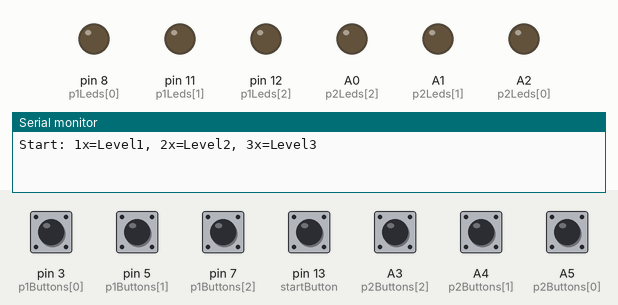
A sketch run on a simulated Arduino Uno, built with avr-gcc and run on an emulated ATmega328P. Shown: output pins drawn as LEDs (lit = HIGH), the last lines printed to the serial monitor. Dashed ring = blinking. Inputs (shaded band) come from the test bench; at power-on: A3 (p2Buttons[2]), A4 (p2Buttons[1]), A5 (p2Buttons[0]), pin 3 (p1Buttons[0]), pin 5 (p1Buttons[1]), pin 7 (p1Buttons[2]), pin 13 (startButton) HIGH. Random numbers use the default seed unless the sketch sets one.

Above: at 1.2 s.
1.3 s: pin 13 (startButton) pulled LOW for 0.15 s
At 4.25 s:
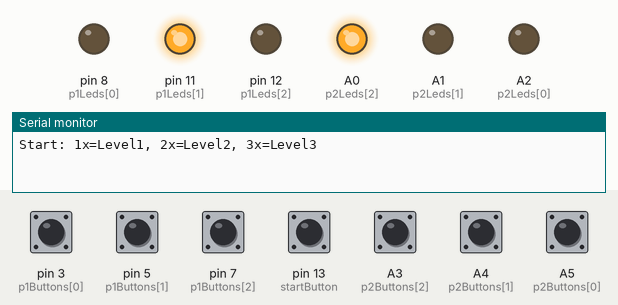
4.4 s: pin 3 (p1Buttons[0]) pulled LOW for 0.15 s
At 4.9 s:
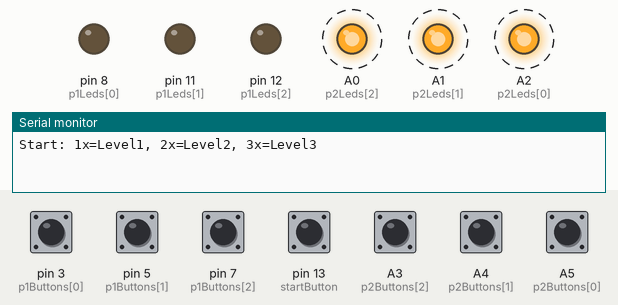
7.4 s: pin 13 (startButton) pulled LOW for 1 s
At 10.7 s:
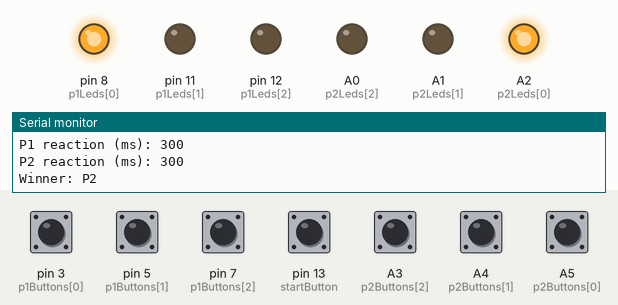
11.4 s: A3 (p2Buttons[2]) pulled LOW for 0.15 s
At 11.9 s:
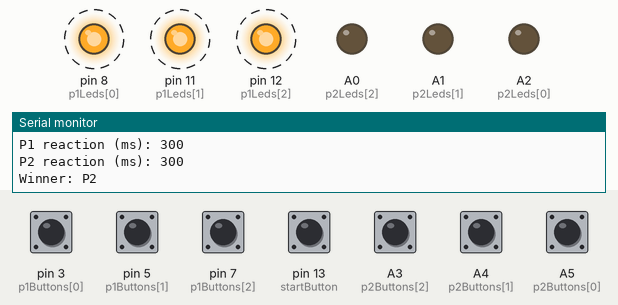
14.4 s: pin 13 (startButton) pulled LOW for 0.15 s
At 17.3 s:
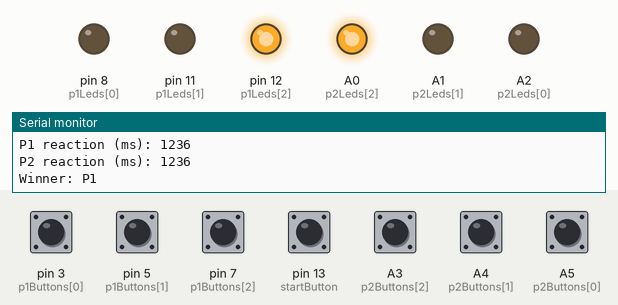
17.5 s: pin 3 (p1Buttons[0]) pulled LOW for 1 s
At 17.6 s:
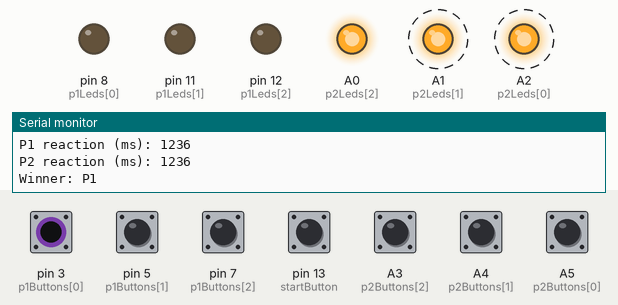
Timing chart, 0 to 20.5 s (numbered marks = the images above; inputs shaded):
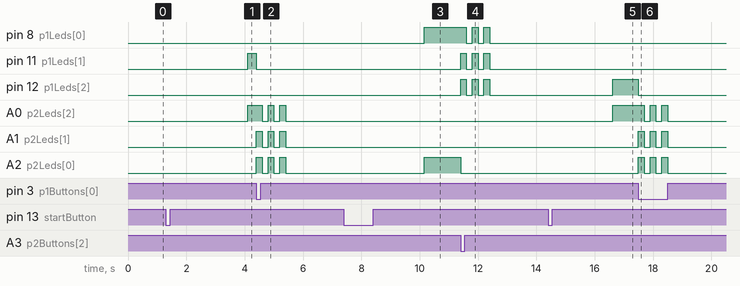

Measured:
- after the input at 1.3 s, pin 11 (p1Leds[1]), A0 (p2Leds[2]): LOW → HIGH after 2.8 s
- after the input at 4.4 s, pin 11 (p1Leds[1]): HIGH → LOW at once; A0 (p2Leds[2]): alternates HIGH for 0.20 s and LOW for 0.20 s, 5 changes in all, then stays LOW, starting after 0.20 s; A1 (p2Leds[1]), A2 (p2Leds[0]): alternates HIGH for 0.20 s and LOW for 0.20 s, 6 changes in all, then stays LOW, starting at once
- after the input at 7.4 s, pin 8 (p1Leds[0]), A2 (p2Leds[0]): LOW → HIGH after 2.8 s
- after the input at 11.4 s, pin 8 (p1Leds[0]): alternates HIGH for 0.20 s and LOW for 0.20 s, 5 changes in all, then stays LOW, starting after 0.20 s; pin 11 (p1Leds[1]), pin 12 (p1Leds[2]): alternates HIGH for 0.20 s and LOW for 0.20 s, 6 changes in all, then stays LOW, starting at once; A2 (p2Leds[0]): HIGH → LOW at once
- after the input at 14.4 s, pin 12 (p1Leds[2]), A0 (p2Leds[2]): LOW → HIGH after 2.2 s
- after the input at 17.5 s, pin 12 (p1Leds[2]): HIGH → LOW at once; A0 (p2Leds[2]): alternates HIGH for 0.20 s and LOW for 0.20 s, 5 changes in all, then stays LOW, starting after 0.20 s; A1 (p2Leds[1]), A2 (p2Leds[0]): alternates HIGH for 0.20 s and LOW for 0.20 s, 6 changes in all, then stays LOW, starting at once

The sketch:

game_code.ino
```cpp
int p1Buttons[3] = {3, 5, 7};
int p1Leds[3]    = {8, 11, 12};

int p2Buttons[3] = {A5, A4, A3};
int p2Leds[3]    = {A2, A1, A0};

int startButton = 13;

bool gameRunning = false;
int currentLevel = 0;

int p1Target = 0;
int p2Target = 0;

const int seqLenL2 = 4;
const int seqLenL3 = 8;
int seqArr[seqLenL3];
int activeSeqLen = 0;

int p1Idx = 0;
int p2Idx = 0;

unsigned long roundStart = 0;
unsigned long p1Finish = 0;
unsigned long p2Finish = 0;

int pressCount = 0;
unsigned long firstPressTime = 0;
const unsigned long pressWindowMs = 650;

void allOff() {
  for (int i = 0; i < 3; i++) {
    digitalWrite(p1Leds[i], LOW);
    digitalWrite(p2Leds[i], LOW);
  }
}

void blinkWinner(int player) {
  for (int k = 0; k < 3; k++) {
    if (player == 1) {
      digitalWrite(p1Leds[0], HIGH);
      digitalWrite(p1Leds[1], HIGH);
      digitalWrite(p1Leds[2], HIGH);
    } else if (player == 2) {
      digitalWrite(p2Leds[0], HIGH);
      digitalWrite(p2Leds[1], HIGH);
      digitalWrite(p2Leds[2], HIGH);
    } else {
      digitalWrite(p1Leds[0], HIGH);
      digitalWrite(p1Leds[1], HIGH);
      digitalWrite(p1Leds[2], HIGH);
      digitalWrite(p2Leds[0], HIGH);
      digitalWrite(p2Leds[1], HIGH);
      digitalWrite(p2Leds[2], HIGH);
    }
    delay(200);
    allOff();
    delay(200);
  }
}

void waitRelease(int pin) {
  while (digitalRead(pin) == LOW) {}
  delay(15);
}

int pressedIndex3(int pinA, int pinB, int pinC) {
  if (digitalRead(pinA) == LOW) return 0;
  if (digitalRead(pinB) == LOW) return 1;
  if (digitalRead(pinC) == LOW) return 2;
  return -1;
}

void showSequence() {
  allOff();
  delay(250);
  for (int i = 0; i < activeSeqLen; i++) {
    int idx = seqArr[i];
    digitalWrite(p1Leds[idx], HIGH);
    digitalWrite(p2Leds[idx], HIGH);
    delay(250);
    allOff();
    delay(200);
  }
  delay(150);
}

void printWinnerLine(int winner) {
  if (winner == 1) Serial.println("Winner: P1");
  else if (winner == 2) Serial.println("Winner: P2");
  else Serial.println("Winner: TIE");
}

const char* colorName(int idx) {
  if (idx == 0) return "GREEN";
  if (idx == 1) return "YELLOW";
  return "RED";
}

void printLevel1Result(int winner) {
  unsigned long p1t = (p1Finish > 0) ? (p1Finish - roundStart) : 0;
  unsigned long p2t = (p2Finish > 0) ? (p2Finish - roundStart) : 0;

  Serial.println();
  Serial.println("LEVEL 1");
  Serial.print("P1 target: "); Serial.println(colorName(p1Target));
  Serial.print("P2 target: "); Serial.println(colorName(p2Target));
  Serial.print("P1 reaction (ms): "); Serial.println(p1t);
  Serial.print("P2 reaction (ms): "); Serial.println(p2t);
  printWinnerLine(winner);
  Serial.println();
}

void printLevel23Result(int winner) {
  unsigned long p1t = (p1Finish > 0) ? (p1Finish - roundStart) : 0;
  unsigned long p2t = (p2Finish > 0) ? (p2Finish - roundStart) : 0;

  Serial.println();
  Serial.print("LEVEL "); Serial.println(currentLevel);
  Serial.print("Sequence length: "); Serial.println(activeSeqLen);
  Serial.print("P1 time (ms): "); Serial.println(p1t);
  Serial.print("P2 time (ms): "); Serial.println(p2t);
  printWinnerLine(winner);
  Serial.println();
}

void endRound(int winner) {
  allOff();
  blinkWinner(winner);
  gameRunning = false;
  allOff();
  delay(250);

  if (currentLevel == 1) printLevel1Result(winner);
  else printLevel23Result(winner);

  currentLevel = 0;
}

void startLevel1() {
  allOff();
  delay(random(800, 2000));

  p1Target = random(0, 3);
  p2Target = random(0, 3);

  digitalWrite(p1Leds[p1Target], HIGH);
  digitalWrite(p2Leds[p2Target], HIGH);

  roundStart = millis();
  p1Finish = 0;
  p2Finish = 0;

  gameRunning = true;
  currentLevel = 1;
}

void startLevel2or3(int lvl) {
  allOff();
  currentLevel = lvl;
  activeSeqLen = (lvl == 2) ? seqLenL2 : seqLenL3;

  for (int i = 0; i < activeSeqLen; i++) seqArr[i] = random(0, 3);

  showSequence();

  roundStart = millis();
  p1Finish = 0;
  p2Finish = 0;
  p1Idx = 0;
  p2Idx = 0;

  gameRunning = true;
}

void setup() {
  Serial.begin(9600);
  randomSeed(analogRead(A5));

  for (int i = 0; i < 3; i++) {
    pinMode(p1Buttons[i], INPUT_PULLUP);
    pinMode(p2Buttons[i], INPUT_PULLUP);
    pinMode(p1Leds[i], OUTPUT);
    pinMode(p2Leds[i], OUTPUT);
  }

  pinMode(startButton, INPUT_PULLUP);
  allOff();

  Serial.println("Start: 1x=Level1, 2x=Level2, 3x=Level3");
}

void loop() {
  if (!gameRunning) {
    if (digitalRead(startButton) == LOW) {
      waitRelease(startButton);

      if (pressCount == 0) {
        pressCount = 1;
        firstPressTime = millis();
      } else {
        if (millis() - firstPressTime <= pressWindowMs) {
          pressCount++;
          if (pressCount > 3) pressCount = 3;
        } else {
          pressCount = 1;
          firstPressTime = millis();
        }
      }
    }

    if (pressCount > 0 && (millis() - firstPressTime > pressWindowMs)) {
      int chosen = pressCount;
      pressCount = 0;

      if (chosen == 1) startLevel1();
      else if (chosen == 2) startLevel2or3(2);
      else startLevel2or3(3);
    }

    return;
  }

  if (currentLevel == 1) {
    int p1Any = pressedIndex3(p1Buttons[0], p1Buttons[1], p1Buttons[2]);
    int p2Any = pressedIndex3(p2Buttons[0], p2Buttons[1], p2Buttons[2]);

    if (p1Any != -1 && p1Finish == 0) {
      if (p1Any == p1Target) {
        p1Finish = millis();
        waitRelease(p1Buttons[p1Any]);
      } else {
        p1Finish = millis();
        if (p2Finish == 0) p2Finish = millis();
        endRound(2);
        return;
      }
    }

    if (p2Any != -1 && p2Finish == 0) {
      if (p2Any == p2Target) {
        p2Finish = millis();
        waitRelease(p2Buttons[p2Any]);
      } else {
        p2Finish = millis();
        if (p1Finish == 0) p1Finish = millis();
        endRound(1);
        return;
      }
    }

    if (p1Finish > 0 && p2Finish > 0) {
      unsigned long p1t = p1Finish - roundStart;
      unsigned long p2t = p2Finish - roundStart;
      if (p1t == p2t) endRound(0);
      else if (p1t < p2t) endRound(1);
      else endRound(2);
      return;
    }

    if (p1Finish > 0 && p2Finish == 0) { endRound(1); return; }
    if (p2Finish > 0 && p1Finish == 0) { endRound(2); return; }

  } else {
    int p1Press = pressedIndex3(p1Buttons[0], p1Buttons[1], p1Buttons[2]);
    if (p1Press != -1 && p1Finish == 0) {
      if (p1Press == seqArr[p1Idx]) {
        p1Idx++;
        digitalWrite(p1Leds[p1Press], HIGH);
        delay(70);
        digitalWrite(p1Leds[p1Press], LOW);
        waitRelease(p1Buttons[p1Press]);
        if (p1Idx >= activeSeqLen) p1Finish = millis();
      } else {
        p1Finish = millis();
        if (p2Finish == 0) p2Finish = millis();
        endRound(2);
        return;
      }
    }

    int p2Press = pressedIndex3(p2Buttons[0], p2Buttons[1], p2Buttons[2]);
    if (p2Press != -1 && p2Finish == 0) {
      if (p2Press == seqArr[p2Idx]) {
        p2Idx++;
        digitalWrite(p2Leds[p2Press], HIGH);
        delay(70);
        digitalWrite(p2Leds[p2Press], LOW);
        waitRelease(p2Buttons[p2Press]);
        if (p2Idx >= activeSeqLen) p2Finish = millis();
      } else {
        p2Finish = millis();
        if (p1Finish == 0) p1Finish = millis();
        endRound(1);
        return;
      }
    }

    if (p1Finish > 0 && p2Finish > 0) {
      unsigned long p1t = p1Finish - roundStart;
      unsigned long p2t = p2Finish - roundStart;
      if (p1t == p2t) endRound(0);
      else if (p1t < p2t) endRound(1);
      else endRound(2);
      return;
    }

    if (p1Finish > 0 && p2Finish == 0) { endRound(1); return; }
    if (p2Finish > 0 && p1Finish == 0) { endRound(2); return; }
  }
}
```
